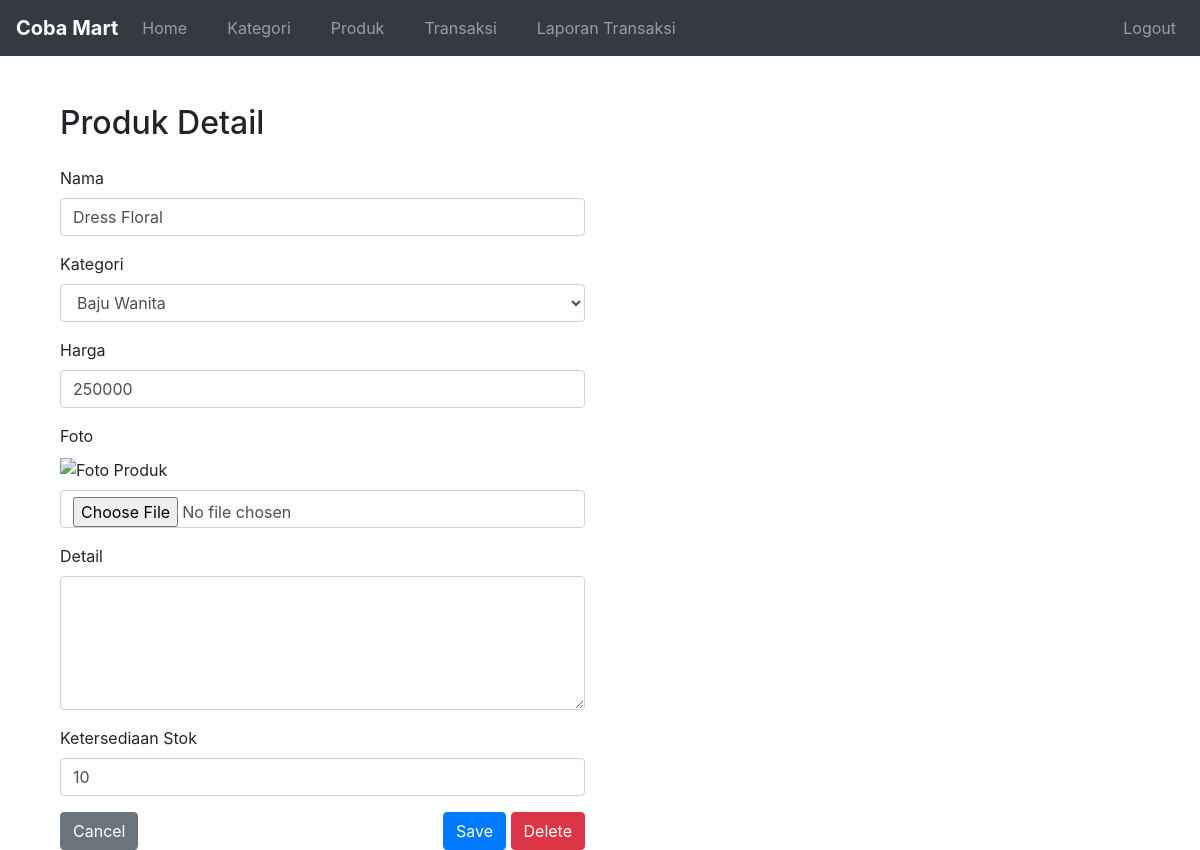
The app's page /produk-detail.php?id=3 (signed in) with its own data.
### tables this page shows
CREATE TABLE `produk` (
  `id` int(11) NOT NULL,
  `kategori_id` int(11) NOT NULL,
  `nama` varchar(255) NOT NULL,
  `harga` double NOT NULL,
  `foto` varchar(255) DEFAULT NULL,
  `detail` text DEFAULT NULL,
  `ketersediaan_stok` int(11) DEFAULT NULL
);

CREATE TABLE `kategori` (
  `id` int(11) NOT NULL,
  `nama` varchar(100) DEFAULT NULL
);

### produk-detail.php (the view, shortened to what this page needs)
<?php
require "../koneksi.php";
$id = $_GET['id'];
$query = mysqli_query($conn, "SELECT a.*, b.nama AS nama_kategori
                              FROM produk a
                              JOIN kategori b ON a.kategori_id = b.id
                              WHERE a.id = '$id'");
$data = mysqli_fetch_array($query);
?>
<!DOCTYPE html>
<html lang="en">
<head>
    <link rel="stylesheet" href="../bootstrap-4.0.0-dist/css/bootstrap.min.css">
</head>
<body>
    <?php require "./navbar.php"; ?>
    <div class="container mt-5">
        <div class="col-12 col-md-6">
            <h2 class="mb-4">Produk Detail</h2>
            <form action="" method="POST" enctype="multipart/form-data">
                <div class="mb-3">
                    <label for="name">Nama</label>
                    <input type="text" id="name" name="nama" value="<?php echo $data['nama']; ?>" class="form-control" required>
                </div>
                <div class="mb-3">
                    <label for="kategori">Kategori</label>
                    <select name="kategori" id="kategori" class="form-control" required>
                        <option value="<?php echo $data['kategori_id']; ?>"><?php echo $data['nama_kategori']; ?></option>
                    </select>
                </div>
                <div class="mb-3">
                    <label for="price">Harga</label>
                    <input type="number" class="form-control" name="harga" value="<?php echo $data['harga']; ?>" min="0" step="500" required>
                </div>
                <div class="mb-3">
                    <label for="foto">Foto</label>
                    <div class="mb-2">
                        <img src="../image/<?php echo $data['foto']; ?>" alt="Foto Produk" style="width: 150px;">
                    </div>
                    <input type="file" name="foto" id="foto" class="form-control">
                </div>
                <div class="mb-3">
                    <label for="detail">Detail</label>
                    <textarea name="detail" id="detail" cols="30" rows="5" class="form-control"><?php echo htmlspecialchars_decode($data['detail']); ?></textarea>
                </div>
                <div class="mb-3">
                    <label for="stock">Ketersediaan Stok</label>
                    <input type="number" id="stock" name="ketersediaan_stok" class="form-control" value="<?php echo $data['ketersediaan_stok']; ?>" min="0" required>
                </div>
                <div class="d-flex justify-content-between">
                    <a href="./produk.php" class="btn btn-secondary">Cancel</a>
                    <div>
                        <button type="submit" name="btn-edit-Produk" class="btn btn-primary">Save</button>
                        <button type="submit" name="btn-delete-Produk" class="btn btn-danger" onclick="return confirm('Anda yakin ingin menghapus produk ini?')">Delete</button>
                    </div>
                </div>
            </form>
        </div>
    </div>
</body>
</html>

### records on screen
produk: nama "Dress Floral", kategori "Baju Wanita", harga "250000", ketersediaan_stok "10"
